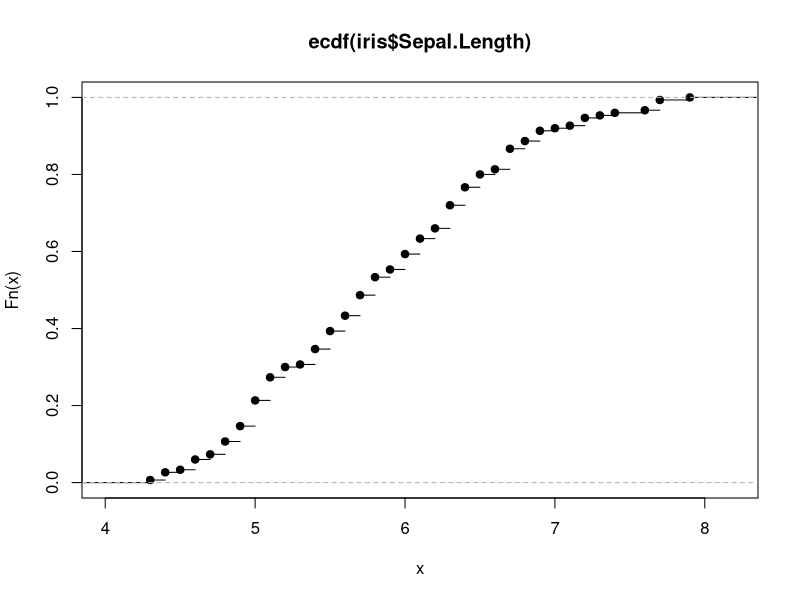

Source code (R):
## Compute an Empirical Cumulative Distribution Function
# Exercise 1 Use the ecdf() function to compute the empirical cumulative distribution function for the variable Sepal.Length in the iris data set
# iris data set is built-in in R
iris_ecdf <- ecdf(iris$Sepal.Length)
str(iris_ecdf)

# Exercise 2 Use the  plot() function to visualise the empirical cumulative distribution function
plot(iris_ecdf)

# Exercise 3 Use the knot() function on the ecdf output and compare this with the list of unique values for the variable Sepal.Length
knots(iris_ecdf) # knots() funtion is to sort the unique values
sort(unique(iris$Sepal.Length))

# irsi_ecdf is a funtion (from the str() function), use is to check the probability of a specific value
iris_ecdf(6)